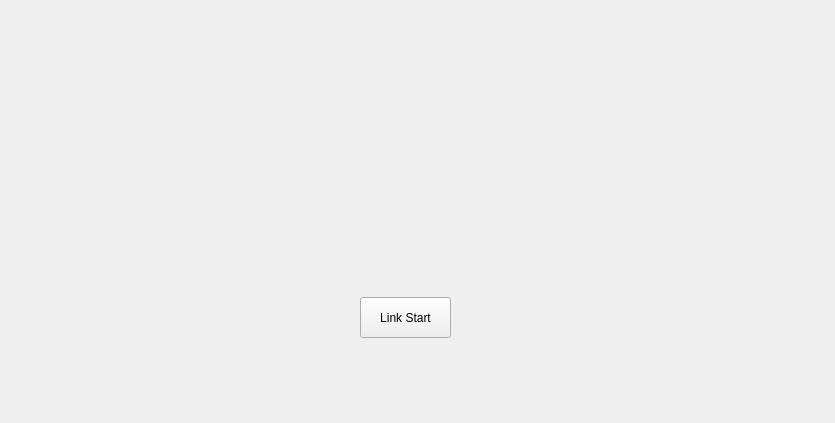
<?xml version="1.0" encoding="UTF-8"?>
<ui version="4.0">
 <class>MainWin</class>
 <widget class="QMainWindow" name="MainWin">
  <property name="geometry">
   <rect>
    <x>0</x>
    <y>0</y>
    <width>835</width>
    <height>423</height>
   </rect>
  </property>
  <property name="windowTitle">
   <string>MainWin</string>
  </property>
  <widget class="QWidget" name="centralWidget">
   <widget class="QLabel" name="charlable">
    <property name="geometry">
     <rect>
      <x>260</x>
      <y>130</y>
      <width>291</width>
      <height>101</height>
     </rect>
    </property>
    <property name="maximumSize">
     <size>
      <width>291</width>
      <height>101</height>
     </size>
    </property>
    <property name="text">
     <string/>
    </property>
    <property name="pixmap">
     <pixmap resource="res.qrc">:/resource/明日方舟-载入标题.png</pixmap>
    </property>
    <property name="scaledContents">
     <bool>true</bool>
    </property>
   </widget>
   <widget class="QLabel" name="Arklable">
    <property name="geometry">
     <rect>
      <x>310</x>
      <y>210</y>
      <width>191</width>
      <height>61</height>
     </rect>
    </property>
    <property name="maximumSize">
     <size>
      <width>191</width>
      <height>61</height>
     </size>
    </property>
    <property name="text">
     <string/>
    </property>
    <property name="pixmap">
     <pixmap resource="res.qrc">:/resource/载入界面 Arknights.png</pixmap>
    </property>
    <property name="scaledContents">
     <bool>true</bool>
    </property>
   </widget>
   <widget class="QPushButton" name="btnstart">
    <property name="geometry">
     <rect>
      <x>360</x>
      <y>297</y>
      <width>91</width>
      <height>41</height>
     </rect>
    </property>
    <property name="maximumSize">
     <size>
      <width>91</width>
      <height>41</height>
     </size>
    </property>
    <property name="text">
     <string>Link Start</string>
    </property>
   </widget>
  </widget>
 </widget>
 <layoutdefault spacing="6" margin="11"/>
 <resources>
  <include location="res.qrc"/>
 </resources>
 <connections/>
</ui>
